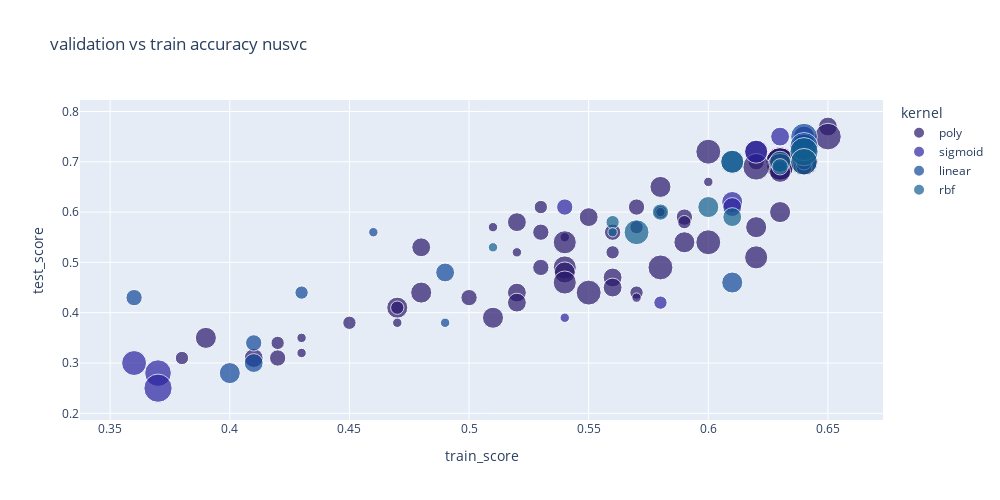

Notebook cell for this chart:
### Code cell
fig = px.scatter(
    data_frame = nusvc_optim.results,
    x = "train_score",
    y = "test_score",
    color = "kernel",
    size = "nu",

    color_discrete_sequence = plt_style_c,
    title = "validation vs train accuracy nusvc",
    width = 1000,
    height = 500,

    #labels = {"test_score" : "validation_acc"},
)

fig.show()

### Figure 1 — Plotly figure (JSON) as saved in the notebook; plotly's stock layout.template omitted (floating-point values rounded to 4 significant figures)
{"data": [{"hovertemplate": "kernel=poly<br>train_score=%{x}<br>test_score=%{y}<br>nu=%{marker.size}<extra></extra>", "legendgroup": "poly", "marker": {"color": "rgb(41, 24, 107)", "size": [0.4, 0.8, 0.7, 0.6, 0.9, 0.9, 0.9, 0.9, 0.3, 0.9, 0.8, 0.4, 0.8, 0.8, 0.8, 0.3, 0.5, 0.1, 0.5, 0.3, 0.2, 0.2, 0.5, 0.1, 0.4, 0.3, 0.4, 0.2, 0.1, 0.2, 0.5, 0.3, 0.3, 0.1, 0.7, 0.5, 0.6, 0.4, 0.2, 0.1, 0.6, 0.6, 0.7, 0.3, 0.5, 0.4, 0.6, 0.4, 0.7, 0.4, 0.5, 0.2, 0.1, 0.3, 0.4, 0.5, 0.2, 0.5, 0.1, 0.2, 0.5, 0.1, 0.2, 0.1, 0.3, 0.4, 0.2, 0.6, 0.6, 0.6, 0.6, 0.6, 0.7, 0.7, 0.7, 0.7, 0.7, 0.8, 0.8, 0.8, 0.8, 0.8, 0.9, 0.9, 0.9, 0.9, 0.9], "sizemode": "area", "sizeref": 0.00225, "symbol": "circle"}, "mode": "markers", "name": "poly", "orientation": "v", "showlegend": true, "type": "scatter", "x": [0.65, 0.65, 0.6, 0.62, 0.64, 0.63, 0.63, 0.63, 0.62, 0.63, 0.64, 0.63, 0.63, 0.63, 0.62, 0.64, 0.63, 0.6, 0.58, 0.57, 0.53, 0.58, 0.63, 0.58, 0.55, 0.59, 0.52, 0.59, 0.51, 0.57, 0.62, 0.56, 0.53, 0.54, 0.6, 0.59, 0.54, 0.48, 0.56, 0.52, 0.62, 0.54, 0.58, 0.53, 0.54, 0.56, 0.54, 0.56, 0.55, 0.52, 0.48, 0.57, 0.57, 0.5, 0.52, 0.47, 0.47, 0.51, 0.47, 0.45, 0.39, 0.43, 0.42, 0.43, 0.42, 0.41, 0.38, null, null, null, null, null, null, null, null, null, null, null, null, null, null, null, null, null, null, null, null], "xaxis": "x", "y": [0.77, 0.75, 0.72, 0.72, 0.7, 0.7, 0.7, 0.7, 0.7, 0.7, 0.7, 0.69, 0.69, 0.69, 0.69, 0.69, 0.68, 0.66, 0.65, 0.61, 0.61, 0.6, 0.6, 0.6, 0.59, 0.59, 0.58, 0.58, 0.57, 0.57, 0.57, 0.56, 0.56, 0.55, 0.54, 0.54, 0.54, 0.53, 0.52, 0.52, 0.51, 0.49, 0.49, 0.49, 0.48, 0.47, 0.46, 0.45, 0.44, 0.44, 0.44, 0.44, 0.43, 0.43, 0.42, 0.41, 0.41, 0.39, 0.38, 0.38, 0.35, 0.35, 0.34, 0.32, 0.31, 0.31, 0.31, null, null, null, null, null, null, null, null, null, null, null, null, null, null, null, null, null, null, null, null], "yaxis": "y"}, {"hovertemplate": "kernel=sigmoid<br>train_score=%{x}<br>test_score=%{y}<br>nu=%{marker.size}<extra></extra>", "legendgroup": "sigmoid", "marker": {"color": "rgb(42, 35, 160)", "size": [0.4, 0.5, 0.6, 0.3, 0.2, 0.5, 0.4, 0.3, 0.2, 0.1, 0.7, 0.8, 0.9, 0.6, 0.7, 0.8, 0.9], "sizemode": "area", "sizeref": 0.00225, "symbol": "circle"}, "mode": "markers", "name": "sigmoid", "orientation": "v", "showlegend": true, "type": "scatter", "x": [0.63, 0.64, 0.62, 0.64, 0.63, 0.61, 0.61, 0.54, 0.58, 0.54, 0.36, 0.37, 0.37, null, null, null, null], "xaxis": "x", "y": [0.75, 0.75, 0.72, 0.7, 0.69, 0.62, 0.61, 0.61, 0.42, 0.39, 0.3, 0.28, 0.25, null, null, null, null], "yaxis": "y"}, {"hovertemplate": "kernel=linear<br>train_score=%{x}<br>test_score=%{y}<br>nu=%{marker.size}<extra></extra>", "legendgroup": "linear", "marker": {"color": "rgb(15, 71, 153)", "size": [0.8, 0.7, 0.9, 0.6, 0.1, 0.4, 0.5, 0.2, 0.3, 0.1, 0.3, 0.4, 0.5, 0.6, 0.7, 0.8, 0.9], "sizemode": "area", "sizeref": 0.00225, "symbol": "circle"}, "mode": "markers", "name": "linear", "orientation": "v", "showlegend": true, "type": "scatter", "x": [0.64, 0.64, 0.64, 0.61, 0.46, 0.49, 0.61, 0.43, 0.36, 0.49, 0.41, 0.41, 0.4, null, null, null, null], "xaxis": "x", "y": [0.75, 0.73, 0.73, 0.7, 0.56, 0.48, 0.46, 0.44, 0.43, 0.38, 0.34, 0.3, 0.28, null, null, null, null], "yaxis": "y"}, {"hovertemplate": "kernel=rbf<br>train_score=%{x}<br>test_score=%{y}<br>nu=%{marker.size}<extra></extra>", "legendgroup": "rbf", "marker": {"color": "rgb(18, 95, 142)", "size": [0.9, 0.8, 0.6, 0.5, 0.3, 0.5, 0.3, 0.4, 0.2, 0.1, 0.7, 0.1, 0.6, 0.7, 0.8, 0.9], "sizemode": "area", "sizeref": 0.00225, "symbol": "circle"}, "mode": "markers", "name": "rbf", "orientation": "v", "showlegend": true, "type": "scatter", "x": [0.64, 0.64, 0.61, 0.63, 0.63, 0.6, 0.58, 0.61, 0.56, 0.56, 0.57, 0.51, null, null, null, null], "xaxis": "x", "y": [0.72, 0.7, 0.7, 0.7, 0.69, 0.61, 0.6, 0.59, 0.58, 0.56, 0.56, 0.53, null, null, null, null], "yaxis": "y"}], "layout": {"height": 500, "legend": {"itemsizing": "constant", "title": {"text": "kernel"}, "tracegroupgap": 0}, "title": {"text": "validation vs train accuracy nusvc"}, "width": 1000, "xaxis": {"anchor": "y", "domain": [0, 1], "title": {"text": "train_score"}}, "yaxis": {"anchor": "x", "domain": [0, 1], "title": {"text": "test_score"}}}}
